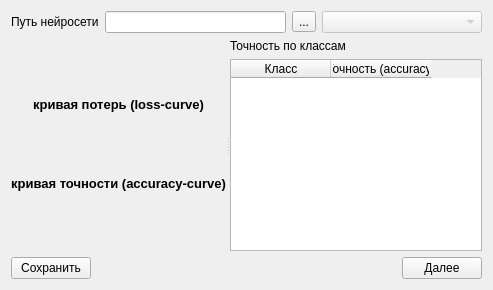
      <widget class="QWidget" name="tab_statistics">
       <attribute name="title">
        <string>Результаты</string>
       </attribute>
       <layout class="QVBoxLayout" name="verticalLayout_19">
        <item>
         <layout class="QHBoxLayout" name="horizontalLayout_20">
          <item>
           <widget class="QLabel" name="t5_lbl_nnPath">
            <property name="sizePolicy">
             <sizepolicy hsizetype="Preferred" vsizetype="Maximum">
              <horstretch>0</horstretch>
              <verstretch>0</verstretch>
             </sizepolicy>
            </property>
            <property name="text">
             <string>Путь нейросети</string>
            </property>
           </widget>
          </item>
          <item>
           <widget class="QLineEdit" name="t5_le_nnPath">
            <property name="sizePolicy">
             <sizepolicy hsizetype="Expanding" vsizetype="Maximum">
              <horstretch>0</horstretch>
              <verstretch>0</verstretch>
             </sizepolicy>
            </property>
           </widget>
          </item>
          <item>
           <widget class="QToolButton" name="t5_btn_nnPath">
            <property name="sizePolicy">
             <sizepolicy hsizetype="Fixed" vsizetype="Maximum">
              <horstretch>0</horstretch>
              <verstretch>0</verstretch>
             </sizepolicy>
            </property>
            <property name="text">
             <string>...</string>
            </property>
           </widget>
          </item>
          <item>
           <widget class="QComboBox" name="t5_combo">
            <property name="enabled">
             <bool>false</bool>
            </property>
            <property name="sizePolicy">
             <sizepolicy hsizetype="Minimum" vsizetype="Maximum">
              <horstretch>0</horstretch>
              <verstretch>0</verstretch>
             </sizepolicy>
            </property>
            <property name="minimumSize">
             <size>
              <width>160</width>
              <height>0</height>
             </size>
            </property>
           </widget>
          </item>
         </layout>
        </item>
        <item>
         <widget class="QSplitter" name="splitter">
          <property name="orientation">
           <enum>Qt::Horizontal</enum>
          </property>
          <widget class="QWidget" name="layoutWidget">
           <layout class="QVBoxLayout" name="verticalLayout_12">
            <item>
             <widget class="QLabel" name="label_12">
              <property name="sizePolicy">
               <sizepolicy hsizetype="Preferred" vsizetype="Maximum">
                <horstretch>0</horstretch>
                <verstretch>0</verstretch>
               </sizepolicy>
              </property>
              <property name="font">
               <font>
                <pointsize>10</pointsize>
                <weight>75</weight>
                <bold>true</bold>
               </font>
              </property>
              <property name="text">
               <string>кривая потерь (loss-curve)</string>
              </property>
              <property name="alignment">
               <set>Qt::AlignCenter</set>
              </property>
             </widget>
            </item>
            <item>
             <layout class="QVBoxLayout" name="t5_lytH_loss">
              <property name="sizeConstraint">
               <enum>QLayout::SetMaximumSize</enum>
              </property>
             </layout>
            </item>
            <item>
             <widget class="QLabel" name="label_13">
              <property name="sizePolicy">
               <sizepolicy hsizetype="Preferred" vsizetype="Maximum">
                <horstretch>0</horstretch>
                <verstretch>0</verstretch>
               </sizepolicy>
              </property>
              <property name="font">
               <font>
                <pointsize>10</pointsize>
                <weight>75</weight>
                <bold>true</bold>
               </font>
              </property>
              <property name="text">
               <string>кривая точности (accuracy-curve)</string>
              </property>
              <property name="alignment">
               <set>Qt::AlignCenter</set>
              </property>
             </widget>
            </item>
            <item>
             <layout class="QVBoxLayout" name="t5_lytH_acc">
              <property name="sizeConstraint">
               <enum>QLayout::SetMaximumSize</enum>
              </property>
             </layout>
            </item>
           </layout>
          </widget>
          <widget class="QWidget" name="layoutWidget">
           <layout class="QVBoxLayout" name="verticalLayout_18">
            <item>
             <widget class="QLabel" name="label_14">
              <property name="sizePolicy">
               <sizepolicy hsizetype="Preferred" vsizetype="Maximum">
                <horstretch>0</horstretch>
                <verstretch>0</verstretch>
               </sizepolicy>
              </property>
              <property name="text">
               <string>Точность по классам</string>
              </property>
             </widget>
            </item>
            <item>
             <widget class="QTableWidget" name="t5_twgt">
              <property name="sizePolicy">
               <sizepolicy hsizetype="Expanding" vsizetype="Minimum">
                <horstretch>0</horstretch>
                <verstretch>0</verstretch>
               </sizepolicy>
              </property>
              <column>
               <property name="text">
                <string>Класс</string>
               </property>
              </column>
              <column>
               <property name="text">
                <string>Точность (accuracy)</string>
               </property>
              </column>
             </widget>
            </item>
           </layout>
          </widget>
         </widget>
        </item>
        <item>
         <layout class="QHBoxLayout" name="horizontalLayout_25">
          <item>
           <widget class="QPushButton" name="t5_btn_save">
            <property name="text">
             <string>Сохранить</string>
            </property>
           </widget>
          </item>
          <item>
           <spacer name="horizontalSpacer_16">
            <property name="orientation">
             <enum>Qt::Horizontal</enum>
            </property>
            <property name="sizeHint" stdset="0">
             <size>
              <width>40</width>
              <height>20</height>
             </size>
            </property>
           </spacer>
          </item>
          <item>
           <widget class="QPushButton" name="t5_btn_next">
            <property name="text">
             <string>Далее</string>
            </property>
           </widget>
          </item>
         </layout>
        </item>
       </layout>
      </widget>
